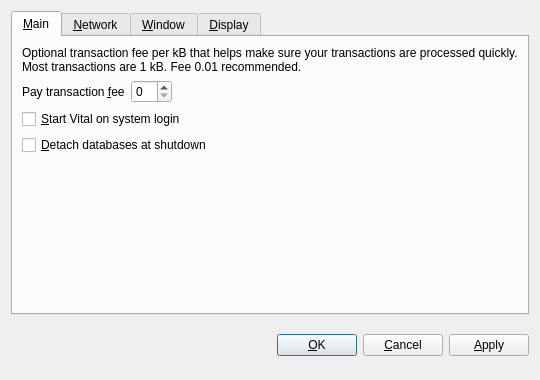
<?xml version="1.0" encoding="UTF-8"?>
<ui version="4.0">
 <class>OptionsDialog</class>
 <widget class="QDialog" name="OptionsDialog">
  <property name="geometry">
   <rect>
    <x>0</x>
    <y>0</y>
    <width>540</width>
    <height>380</height>
   </rect>
  </property>
  <property name="windowTitle">
   <string>Options</string>
  </property>
  <property name="modal">
   <bool>true</bool>
  </property>
  <layout class="QVBoxLayout" name="verticalLayout">
   <item>
    <widget class="QTabWidget" name="tabWidget">
     <property name="tabPosition">
      <enum>QTabWidget::North</enum>
     </property>
     <property name="currentIndex">
      <number>0</number>
     </property>
     <widget class="QWidget" name="tabMain">
      <attribute name="title">
       <string>&amp;Main</string>
      </attribute>
      <layout class="QVBoxLayout" name="verticalLayout_Main">
       <item>
        <widget class="QLabel" name="transactionFeeInfoLabel">
         <property name="text">
          <string>Optional transaction fee per kB that helps make sure your transactions are processed quickly. Most transactions are 1 kB. Fee 0.01 recommended.</string>
         </property>
         <property name="textFormat">
          <enum>Qt::PlainText</enum>
         </property>
         <property name="wordWrap">
          <bool>true</bool>
         </property>
        </widget>
       </item>
       <item>
        <layout class="QHBoxLayout" name="horizontalLayout_Main">
         <item>
          <widget class="QLabel" name="transactionFeeLabel">
           <property name="text">
            <string>Pay transaction &amp;fee</string>
           </property>
           <property name="textFormat">
            <enum>Qt::PlainText</enum>
           </property>
           <property name="buddy">
            <cstring>transactionFee</cstring>
           </property>
          </widget>
         </item>
         <item>
          <widget class="BitcoinAmountField" name="transactionFee"/>
         </item>
         <item>
          <spacer name="horizontalSpacer_Main">
           <property name="orientation">
            <enum>Qt::Horizontal</enum>
           </property>
           <property name="sizeHint" stdset="0">
            <size>
             <width>40</width>
             <height>20</height>
            </size>
           </property>
          </spacer>
         </item>
        </layout>
       </item>
       <item>
        <widget class="QCheckBox" name="bitcoinAtStartup">
         <property name="toolTip">
          <string>Automatically start Vital after logging in to the system.</string>
         </property>
         <property name="text">
          <string>&amp;Start Vital on system login</string>
         </property>
        </widget>
       </item>
       <item>
        <widget class="QCheckBox" name="detachDatabases">
         <property name="toolTip">
          <string>Detach block and address databases at shutdown. This means they can be moved to another data directory, but it slows down shutdown. The wallet is always detached.</string>
         </property>
         <property name="text">
          <string>&amp;Detach databases at shutdown</string>
         </property>
        </widget>
       </item>
       <item>
        <spacer name="verticalSpacer_Main">
         <property name="orientation">
          <enum>Qt::Vertical</enum>
         </property>
         <property name="sizeHint" stdset="0">
          <size>
           <width>20</width>
           <height>40</height>
          </size>
         </property>
        </spacer>
       </item>
      </layout>
     </widget>
     <widget class="QWidget" name="tabNetwork">
      <attribute name="title">
       <string>&amp;Network</string>
      </attribute>
      <layout class="QVBoxLayout" name="verticalLayout_Network">
       <item>
        <widget class="QCheckBox" name="mapPortUpnp">
         <property name="toolTip">
          <string>Automatically open the Vital client port on the router. This only works when your router supports UPnP and it is enabled.</string>
         </property>
         <property name="text">
          <string>Map port using &amp;UPnP</string>
         </property>
        </widget>
       </item>
       <item>
        <widget class="QCheckBox" name="connectSocks">
         <property name="toolTip">
          <string>Connect to the Vital network through a SOCKS proxy (e.g. when connecting through Tor).</string>
         </property>
         <property name="text">
          <string>&amp;Connect through SOCKS proxy:</string>
         </property>
        </widget>
       </item>
       <item>
        <layout class="QHBoxLayout" name="horizontalLayout_Network">
         <item>
          <widget class="QLabel" name="proxyIpLabel">
           <property name="text">
            <string>Proxy &amp;IP:</string>
           </property>
           <property name="textFormat">
            <enum>Qt::PlainText</enum>
           </property>
           <property name="buddy">
            <cstring>proxyIp</cstring>
           </property>
          </widget>
         </item>
         <item>
          <widget class="QValidatedLineEdit" name="proxyIp">
           <property name="maximumSize">
            <size>
             <width>140</width>
             <height>16777215</height>
            </size>
           </property>
           <property name="toolTip">
            <string>IP address of the proxy (e.g. 127.0.0.1)</string>
           </property>
          </widget>
         </item>
         <item>
          <widget class="QLabel" name="proxyPortLabel">
           <property name="text">
            <string>&amp;Port:</string>
           </property>
           <property name="textFormat">
            <enum>Qt::PlainText</enum>
           </property>
           <property name="buddy">
            <cstring>proxyPort</cstring>
           </property>
          </widget>
         </item>
         <item>
          <widget class="QLineEdit" name="proxyPort">
           <property name="maximumSize">
            <size>
             <width>55</width>
             <height>16777215</height>
            </size>
           </property>
           <property name="toolTip">
            <string>Port of the proxy (e.g. 9050)</string>
           </property>
          </widget>
         </item>
         <item>
          <widget class="QLabel" name="socksVersionLabel">
           <property name="text">
            <string>SOCKS &amp;Version:</string>
           </property>
           <property name="textFormat">
            <enum>Qt::PlainText</enum>
           </property>
           <property name="buddy">
            <cstring>socksVersion</cstring>
           </property>
          </widget>
         </item>
         <item>
          <widget class="QValueComboBox" name="socksVersion">
           <property name="toolTip">
            <string>SOCKS version of the proxy (e.g. 5)</string>
           </property>
          </widget>
         </item>
         <item>
          <spacer name="horizontalSpacer_Network">
           <property name="orientation">
            <enum>Qt::Horizontal</enum>
           </property>
           <property name="sizeHint" stdset="0">
            <size>
             <width>40</width>
             <height>20</height>
            </size>
           </property>
          </spacer>
         </item>
        </layout>
       </item>
       <item>
        <spacer name="verticalSpacer_Network">
         <property name="orientation">
          <enum>Qt::Vertical</enum>
         </property>
         <property name="sizeHint" stdset="0">
          <size>
           <width>20</width>
           <height>40</height>
          </size>
         </property>
        </spacer>
       </item>
      </layout>
     </widget>
     <widget class="QWidget" name="tabWindow">
      <attribute name="title">
       <string>&amp;Window</string>
      </attribute>
      <layout class="QVBoxLayout" name="verticalLayout_Window">
       <item>
        <widget class="QCheckBox" name="minimizeToTray">
         <property name="toolTip">
          <string>Show only a tray icon after minimizing the window.</string>
         </property>
         <property name="text">
          <string>&amp;Minimize to the tray instead of the taskbar</string>
         </property>
        </widget>
       </item>
       <item>
        <widget class="QCheckBox" name="minimizeOnClose">
         <property name="toolTip">
          <string>Minimize instead of exit the application when the window is closed. When this option is enabled, the application will be closed only after selecting Quit in the menu.</string>
         </property>
         <property name="text">
          <string>M&amp;inimize on close</string>
         </property>
        </widget>
       </item>
       <item>
        <spacer name="verticalSpacer_Window">
         <property name="orientation">
          <enum>Qt::Vertical</enum>
         </property>
         <property name="sizeHint" stdset="0">
          <size>
           <width>20</width>
           <height>40</height>
          </size>
         </property>
        </spacer>
       </item>
      </layout>
     </widget>
     <widget class="QWidget" name="tabDisplay">
      <attribute name="title">
       <string>&amp;Display</string>
      </attribute>
      <layout class="QVBoxLayout" name="verticalLayout_Display">
       <item>
        <layout class="QHBoxLayout" name="horizontalLayout_1_Display">
         <item>
          <widget class="QLabel" name="langLabel">
           <property name="text">
            <string>User Interface &amp;language:</string>
           </property>
           <property name="textFormat">
            <enum>Qt::PlainText</enum>
           </property>
           <property name="buddy">
            <cstring>lang</cstring>
           </property>
          </widget>
         </item>
         <item>
          <widget class="QValueComboBox" name="lang">
           <property name="toolTip">
            <string>The user interface language can be set here. This setting will take effect after restarting Vital.</string>
           </property>
          </widget>
         </item>
        </layout>
       </item>
       <item>
        <layout class="QHBoxLayout" name="horizontalLayout_2_Display">
         <item>
          <widget class="QLabel" name="unitLabel">
           <property name="text">
            <string>&amp;Unit to show amounts in:</string>
           </property>
           <property name="textFormat">
            <enum>Qt::PlainText</enum>
           </property>
           <property name="buddy">
            <cstring>unit</cstring>
           </property>
          </widget>
         </item>
         <item>
          <widget class="QValueComboBox" name="unit">
           <property name="toolTip">
            <string>Choose the default subdivision unit to show in the interface and when sending coins.</string>
           </property>
          </widget>
         </item>
        </layout>
       </item>
       <item>
        <widget class="QCheckBox" name="displayAddresses">
         <property name="toolTip">
          <string>Whether to show Vital addresses in the transaction list or not.</string>
         </property>
         <property name="text">
          <string>&amp;Display addresses in transaction list</string>
         </property>
        </widget>
       </item>
       <item>
        <widget class="QCheckBox" name="coinControlFeatures">
         <property name="toolTip">
          <string>Whether to show coin control features or not.</string>
         </property>
         <property name="text">
          <string>Display coin &amp;control features (experts only!)</string>
         </property>
        </widget>
       </item>
       <item>
        <spacer name="verticalSpacer_Display">
         <property name="orientation">
          <enum>Qt::Vertical</enum>
         </property>
         <property name="sizeHint" stdset="0">
          <size>
           <width>20</width>
           <height>40</height>
          </size>
         </property>
        </spacer>
       </item>
      </layout>
     </widget>
    </widget>
   </item>
   <item>
    <layout class="QHBoxLayout" name="horizontalLayout_Buttons">
     <item>
      <spacer name="horizontalSpacer_1">
       <property name="orientation">
        <enum>Qt::Horizontal</enum>
       </property>
       <property name="sizeHint" stdset="0">
        <size>
         <width>40</width>
         <height>48</height>
        </size>
       </property>
      </spacer>
     </item>
     <item>
      <widget class="QLabel" name="statusLabel">
       <property name="font">
        <font>
         <weight>75</weight>
         <bold>true</bold>
        </font>
       </property>
       <property name="text">
        <string/>
       </property>
       <property name="textFormat">
        <enum>Qt::PlainText</enum>
       </property>
       <property name="wordWrap">
        <bool>true</bool>
       </property>
      </widget>
     </item>
     <item>
      <spacer name="horizontalSpacer_2">
       <property name="orientation">
        <enum>Qt::Horizontal</enum>
       </property>
       <property name="sizeHint" stdset="0">
        <size>
         <width>40</width>
         <height>48</height>
        </size>
       </property>
      </spacer>
     </item>
     <item>
      <widget class="QPushButton" name="okButton">
       <property name="text">
        <string>&amp;OK</string>
       </property>
      </widget>
     </item>
     <item>
      <widget class="QPushButton" name="cancelButton">
       <property name="text">
        <string>&amp;Cancel</string>
       </property>
       <property name="autoDefault">
        <bool>false</bool>
       </property>
      </widget>
     </item>
     <item>
      <widget class="QPushButton" name="applyButton">
       <property name="text">
        <string>&amp;Apply</string>
       </property>
       <property name="autoDefault">
        <bool>false</bool>
       </property>
      </widget>
     </item>
    </layout>
   </item>
  </layout>
 </widget>
 <customwidgets>
  <customwidget>
   <class>BitcoinAmountField</class>
   <extends>QSpinBox</extends>
   <header>bitcoinamountfield.h</header>
  </customwidget>
  <customwidget>
   <class>QValueComboBox</class>
   <extends>QComboBox</extends>
   <header>qvaluecombobox.h</header>
  </customwidget>
  <customwidget>
   <class>QValidatedLineEdit</class>
   <extends>QLineEdit</extends>
   <header>qvalidatedlineedit.h</header>
  </customwidget>
 </customwidgets>
 <resources/>
 <connections/>
</ui>
